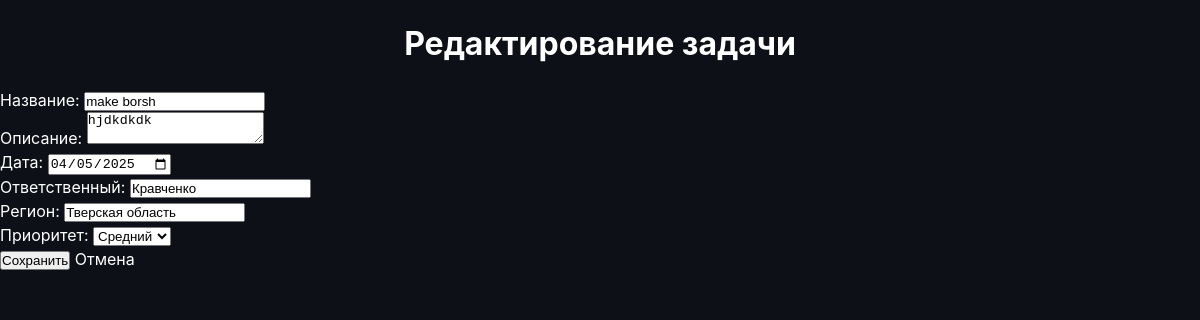
Page /edit/3 (signed in) on the committed database.
### models.py (models this page shows)
class Task(db.Model):
    __tablename__ = 'task'
    id = db.Column(db.Integer, primary_key=True)
    title = db.Column(db.String(100), nullable=False)
    description = db.Column(db.String(200))
    completed = db.Column(db.Boolean, default=False)
    date = db.Column(db.Date, default=lambda: datetime.now(timezone.utc).date())
    user_id = db.Column(db.Integer, db.ForeignKey('user.id', ondelete='CASCADE'), nullable=False)
    responsible = db.Column(db.String(100))
    region = db.Column(db.String(100))
    priority = db.Column(db.String(50))
    author = db.relationship('User', backref=db.backref('tasks', cascade='all, delete-orphan'))
    tracked_by = db.relationship('User', secondary=task_tracking, backref='tracked_tasks')

### routes.py (the view, shortened to what this page needs)
@bp.route('/edit/<int:task_id>', methods=['GET', 'POST'])
def edit_task(task_id):
    if not is_authenticated():
        return redirect(url_for('main.login'))
    task = Task.query.get_or_404(task_id)
    if task.user_id != session['user_id']:
        flash('У вас нет прав для редактирования этой задачи', 'error')
        return redirect(url_for('main.index'))
    return render_template('edit_task.html', task=task)

### routes.py (called while the page is built)
def is_authenticated():
    return 'user_id' in session

### templates/edit_task.html (shortened to what this page needs)
<!DOCTYPE html>
<html>
<head>
    <link rel="stylesheet" href="{{ url_for('static', filename='styles.css') }}">
</head>
<body>
    <div class="container">
        <h1>Редактирование задачи</h1>
        <form method="POST">
            <div class="form-group">
                <label>Название:</label>
                <input type="text" name="title" value="{{ task.title }}" required>
            </div>
            <div class="form-group">
                <label>Описание:</label>
                <textarea name="description">{{ task.description }}</textarea>
            </div>
            <div class="form-group">
                <label>Дата:</label>
                <input type="date" name="date" value="{{ task.date.strftime('%Y-%m-%d') if task.date else '' }}">
            </div>
            <div class="form-group">
                <label>Ответственный:</label>
                <input type="text" name="responsible" value="{{ task.responsible or '' }}">
            </div>
            <div class="form-group">
                <label>Регион:</label>
                <input type="text" name="region" value="{{ task.region or '' }}">
            </div>
            <div class="form-group">
                <label>Приоритет:</label>
                <select name="priority">
                    <option value="Средний" {% if task.priority == 'Средний' %}selected{% endif %}>Средний</option>
                </select>
            </div>
            <button type="submit">Сохранить</button>
            <a href="{{ url_for('main.index') }}">Отмена</a>
        </form>
    </div>
</body>
</html>

### static/styles.css (style rules this page uses)
:root { --primary-color: #db4c3f; --primary-hover: #c94436; --primary-active: #a6362c; --text-color: #ffffff; --text-light: #ffffff; --text-lighter: #ffffff; --bg-color: #0d1117; --bg-content: #0d1117; --border-color: #eaeaea; --border-dark: #e0e0e0; --shadow: 0 2px 6px rgba(0, 0, 0, 0.08); }
* { box-sizing: border-box; padding: 0; margin: 0; }
body { font-family: 'Inter', Helvetica, sans-serif; font-weight: 400; color: var(--text-color); background-color: var(--bg-color); line-height: 1.5; }
a { text-decoration: none; color: var(--text-color); transition: color 0.3s ease; }
h1 { padding-top: 1.25rem; text-align: center; margin-bottom: 1.25rem; }

### rows in the picture
Task: title "make borsh", description "hjdkdkdk", date "04/05/2025", responsible "Кравченко", region "Тверская область", priority "Средний"
